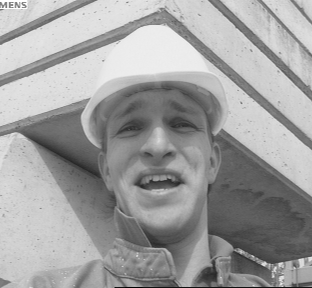
%> input picture Deblur Code/Other Deblur Code/CSR/CSR_IR/CSR_IR/Data/TestData/GroundTruth_0023.tif, 312 x 288 px
$ octave Image_deblur_for_blur.m   (GNU Octave 9; MATLAB toolbox functions it lacks are replaced by stand-ins)
%> lines starting %> are read from the running program, lines starting %| are printed output that depends on the picture; in (x1, y1, x2, y2) boxes, pixels count from 0 and x2, y2 are one past the last pixel; in counts of white or black regions, pixels touching at a corner belong together; the program's own positions count from 1; long printed decimals are rounded
### Deblur Code/Other Deblur Code/CSR/CSR_IR/CSR_IR/Utilities/Generate_blur_image_for_blur.m
function [imout fft_h] = Generate_blur_image_for_blur(im, Blur_type, Blur_par, nSig, seed)

[h w ch] =  size(im);

if Blur_type==1
    psf      =  ones(Blur_par)/(Blur_par*Blur_par);
    fft_h    =  zeros(h,w);
    t        =  floor( size(psf,1)/2 );
    fft_h(h/2+1-t:h/2+1+t,w/2+1-t:w/2+1+t)  = psf;
    fft_h    =  fft2(fftshift(fft_h));
else
    % [17 lines of commented-out code are left out]

    psf=fspecial('gaussian', 25, Blur_par);
    fft_h    =  zeros(h,w);
    t        =  floor( size(psf,1)/2 );
    fft_h(h/2+1-t:h/2+1+t,w/2+1-t:w/2+1+t)  = psf;
    fft_h    =  fft2(fftshift(fft_h));

% [13 lines of commented-out code are left out]

end

% [22 lines of commented-out code are left out]

imout = im;

### Deblur Code/Other Deblur Code/CSR/CSR_IR/CSR_IR/Utilities/CSR_Deblurring.m
% =========================================================================
% CSR-based image deblurring, Version 1.0
% Copyright(c) 2011 Weisheng Dong, Lei Zhang, Guangming Shi
% All Rights Reserved.
%
% ----------------------------------------------------------------------
% Permission to use, copy, or modify this software and its documentation
% for educational and research purposes only and without fee is here
% granted, provided that this copyright notice and the original authors'
% names appear on all copies and supporting documentation. This program
% shall not be used, rewritten, or adapted as the basis of a commercial
% software or hardware product without first obtaining permission of the
% authors. The authors make no representations about the suitability of
% this software for any purpose. It is provided "as is" without express
% or implied warranty.
%----------------------------------------------------------------------
%
% This is an implementation of the algorithm for non-blind image deblurring
%
% Please refer to the following paper if you use this code:
%
% Weisheng Dong, Lei Zhang, Guangming Shi,"Centralized sparse
% representation for image restoration", to appear in IEEE Int. Conf.
% Computer Vision (ICCV), 2011.
%
%--------------------------------------------------------------------------
function [im_out PSNR SSIM]   =  CSR_Deblurring( par )
time0         =   clock;
bim           =   par.bim;
[h  w ch]     =   size(bim);

par.step      =   2;
par.win       =   6;
par.h         =   h;
par.w         =   w;
par.cls_num   =   64;
par.hp        =   80;
par.s1        =   22;
dim           =   uint8(zeros(h, w, ch));
ori_im        =   zeros(h,w);

if  ch == 3
    b_im           =   rgb2ycbcr( uint8(bim) );
    dim(:,:,2)     =   b_im(:,:,2);
    dim(:,:,3)     =   b_im(:,:,3);
    b_im           =   double( b_im(:,:,1));
    if isfield(par, 'I')
        ori_im         =   rgb2ycbcr( uint8(par.I) );
        ori_im         =   double( ori_im(:,:,1));
    end
else
    b_im           =   bim;
    if isfield(par, 'I')
        ori_im             =   par.I;
    end
end
disp(sprintf('The PSNR of the blurred image = %f \n', csnr(b_im(1:h,1:w), ori_im, 0, 0) ));

d_im    =  Deblurring(b_im, par, ori_im, b_im, 0, 4);
d_im    =  Deblurring(b_im, par, ori_im, d_im, 1, 2);

if isfield(par,'I')
   [h w ch]  =  size(par.I);
   PSNR      =  csnr( d_im(1:h,1:w), ori_im, 0, 0 );
   SSIM      =  cal_ssim( d_im(1:h,1:w), ori_im, 0, 0 );
end

if ch==3
    dim(:,:,1)   =  uint8(d_im);
    im_out       =  double(ycbcr2rgb( dim ));
else
    im_out  =  d_im;
end
disp(sprintf('Total elapsed time = %f min\n', (etime(clock,time0)/60) ));
return;


function  d_im     =   Deblurring(b_im, par, ori_im, d_im0, flag, K)
d_im       =   b_im;
[h1 w1]    =   size(ori_im);
b2         =   par.win*par.win;
lam        =   zeros(0);
gam        =   zeros(0);
fft_h      =   par.fft_h;
Y_f        =   fft2(b_im);
A_f        =   conj(fft_h).*Y_f;
H2_f       =   abs(fft_h).^2;
cnt        =   0;
if  flag==1
     d_im    =  d_im0;
end

for k    =  1:K
    Dict        =   KMeans_PCA( d_im, par, par.cls_num );
    Dict.D0     =   dctmtx(b2);

    [blk_arr wei_arr]    =   Block_matching( d_im, par);

    if flag==1
        [lam, gam]    =   Sparsity_estimation( d_im, par, Dict, blk_arr, wei_arr );
    end
    Reg          =   @(x)CSR_Regularization(x, par, Dict, blk_arr, wei_arr, lam, gam, flag );
    f            =   d_im;

    for  iter    =   1 : par.iters
        cnt      =   cnt  +  1;
        f_pre    =   f;

        if (mod(cnt, 40) == 0)
            if isfield(par,'I')
                PSNR     =  csnr( f(1:h1,1:w1), ori_im, 0, 0 );
                fprintf( 'CSR deblurring: iter. %d : PSNR = %f\n', cnt, PSNR );
            end
        end

        for  i  =  1 : 3
            im_f     =   fft2((f_pre));
            Z_f      =   im_f + (A_f - H2_f.*im_f)./(H2_f + par.eps2);
            z        =   real(ifft2((Z_f)));
            f_pre    =   max(min(z,255),0);
        end
        f        =  Reg( f_pre );
    end
    d_im   =  f;
end


% [75 lines left out: function Sparsity_estimation, not called in this run]

### Deblur Code/Other Deblur Code/CSR/CSR_IR/CSR_IR/Utilities/csnr.m
function s=csnr(A,B,row,col)

[n,m,ch]=size(A);

if ch==1
   e=A-B;
   e=e(row+1:n-row,col+1:m-col);
   me=mean(mean(e.^2));
   s=10*log10(255^2/me);
else
   e=A-B;
   e=e(row+1:n-row,col+1:m-col,:);
   e1=e(:,:,1);e2=e(:,:,2);e3=e(:,:,3);
   me1=mean(mean(e1.^2));
   me2=mean(mean(e2.^2));
   me3=mean(mean(e3.^2));
   mse=(me1+me2+me3)/3;
   s  = 10*log10(255^2/mse);
%    s(1)=10*log10(255^2/me1);
%    s(2)=10*log10(255^2/me2);
%    s(3)=10*log10(255^2/me3);
end


return;

### Deblur Code/Other Deblur Code/CSR/CSR_IR/CSR_IR/Utilities/KMeans_PCA.m
% =========================================================================
% CSR-based image restoration, Version 1.0
% Copyright(c) 2011 Weisheng Dong, Lei Zhang, Guangming Shi
% All Rights Reserved.
%
% ----------------------------------------------------------------------
% Permission to use, copy, or modify this software and its documentation
% for educational and research purposes only and without fee is here
% granted, provided that this copyright notice and the original authors'
% names appear on all copies and supporting documentation. This program
% shall not be used, rewritten, or adapted as the basis of a commercial
% software or hardware product without first obtaining permission of the
% authors. The authors make no representations about the suitability of
% this software for any purpose. It is provided "as is" without express
% or implied warranty.
%----------------------------------------------------------------------
%
% This is an implementation of the algorithm for iterative PCA
%
% Please refer to the following paper if you use this code:
%
% Weisheng Dong, Lei Zhang, Guangming Shi,"Centralized sparse
% representation for image restoration", to appear in IEEE Int. Conf.
% Computer Vision (ICCV), 2011.
%
%--------------------------------------------------------------------------
function  Dict   =  KMeans_PCA( im, par, cls_num )
b         =   par.win;
psf       =   fspecial('gauss', par.win+2, par.sigma);
[Y, X]    =   Get_patches(im, b, psf, 1, 1);
for i=2:2:6
   [Ys, Xs]   =   Get_patches(im, b, psf, 1, 0.8^i);
   Y          =   [Y Ys];
   X          =   [X Xs];
end

delta       =   sqrt(par.nSig^2+16);
v           =   sqrt( mean( Y.^2 ) );
[a, i0]     =   find( v<delta );
D0          =   getpca( X(:, i0), par.nSig );
set         =   1:size(Y, 2);
set(i0)     =   [];
Y           =   Y(:,set);
X           =   X(:,set);
itn         =   13;
rand('seed',0);

[cls_idx, vec, cls_num]   =  My_kmeans(Y, cls_num, itn);
vec   =  vec';

% Compute the PCA basis for eacl cluster
[s_idx, seg]   =  Proc_cls_idx( cls_idx );
PCA_D          =  zeros(b^4, cls_num);
for  i  =  1 : length(seg)-1
    idx    =   s_idx(seg(i)+1:seg(i+1));
    cls    =   cls_idx(idx(1));
    X1     =   X(:, idx);

    [P, mx]   =  getpca(X1, par.nSig);
    PCA_D(:,cls)    =  P(:);
end

% Assign each patch a PCA dictionary
[Y, X]      =   Get_patches(im, b, psf, par.step, 1);
cls_idx     =   zeros(size(X, 2), 1);

v           =   sqrt( mean( Y.^2 ) );
[a, ind]    =   find( v<delta );
set         =   1:size(X, 2);
set(ind)    =   [];
L           =   size(set,2);
vec         =   vec';
b2          =   size(Y, 1);

for j = 1 : L
    dis   =   vec(:, 1) -  Y(1, set(j));
    for i = 2 : b2
        dis  =  dis + (vec(:, i)-Y(i, set(j))).^2;
    end
    [val ind]      =   min( dis );
    cls_idx( set(j) )   =   ind;
end
[s_idx, seg]    =   Proc_cls_idx( cls_idx );
Dict.PCA_D      =   PCA_D;
Dict.cls_idx    =   cls_idx;
Dict.s_idx      =   s_idx;
Dict.seg        =   seg;
Dict.D0         =   D0;


function  [Py  Px]  =  Get_patches( im, b, psf, s, scale )
im        =  imresize( im, scale, 'bilinear' );

[h w ch]   =  size(im);
ws         =  floor( size(psf,1)/2 );
if  ch==3
    lrim      =  rgb2ycbcr( uint8(im) );
    im        =  double( lrim(:,:,1));
end

lp_im     =  conv2( psf, im );
lp_im     =  lp_im(ws+1:h+ws, ws+1:w+ws);
hp_im     =  im - lp_im;
N         =  h-b+1;
M         =  w-b+1;
r         =  [1:s:N];
r         =  [r r(end)+1:N];
c         =  [1:s:M];
c         =  [c c(end)+1:M];
L         =  length(r)*length(c);
Py        =  zeros(b*b, L, 'single');
Px        =  zeros(b*b, L, 'single');

k    =  0;
for i  = 1:b
    for j  = 1:b
        k       =  k+1;
        blk     =  hp_im(r-1+i,c-1+j);
        Py(k,:) =  blk(:)';
        blk     =  im(r-1+i,c-1+j);
        Px(k,:) =  blk(:)';
    end
end


% [39 lines left out: function My_kmeans, not called in this run]

### Deblur Code/Other Deblur Code/CSR/CSR_IR/CSR_IR/Image_deblur_for_blur.m
% =========================================================================
% CSR-based image deblurring, Version 1.0
% Copyright(c) 2011 Weisheng Dong, Lei Zhang, Guangming Shi
% All Rights Reserved.
%
% ----------------------------------------------------------------------
% Permission to use, copy, or modify this software and its documentation
% for educational and research purposes only and without fee is here
% granted, provided that this copyright notice and the original authors'
% names appear on all copies and supporting documentation. This program
% shall not be used, rewritten, or adapted as the basis of a commercial
% software or hardware product without first obtaining permission of the
% authors. The authors make no representations about the suitability of
% this software for any purpose. It is provided "as is" without express
% or implied warranty.
%----------------------------------------------------------------------
%
% This is an implementation of the algorithm for non-blind image deblurring
%
% Please refer to the following paper if you use this code:
%
% Weisheng Dong, Lei Zhang, and Guangming Shi,
% "Centralized sparse representation for image restoration",
% in IEEE Int. Conf. Computer Vision (ICCV), 2011.
%
%--------------------------------------------------------------------------
clc;
clear;
addpath('Utilities');

blur_type          =    1;          % 1: uniform blur kernel;  2: Gaussian blur kernel;
if blur_type == 1                   % When blur_type = 1, blur_par denotes the kernel size; When blur_type = 2, blur_par denotes the standard variance of Gaussian kernel
    blur_par       =    3;          % the default blur kernel size is 9 for uniform blur;
else
    blur_par       =    1.6;        % the default standard deviation of Gaussian blur kernel is 3
end
nSig               =    sqrt(2);    % The standard variance of the additive Gaussian noise;
out_dir            =    'Data\TestData\';
im_true_dir        =    'Data\TestData\';
im_true_name       =    'GroundTruth_0023.tif';
im_blur_dir        =    'Data\TestData\';
im_blur_name       =    'foreman_Proposed_SR_23.tif';


if blur_type==1
    if nSig<2
        par.t1        =   0.06*nSig^2;
        par.c1        =   0.07*nSig^2;    % 0.08*nSig^2;
        par.t2        =   0.19*nSig^2;
        par.c2        =   0.56*nSig^2;    %0.5*nSig^2;
        par.eps2      =   0.31;
    else
        par.t1        =   0.04*nSig^2;
        par.c1        =   0.06*nSig^2;
        par.t2        =   0.17*nSig^2;
        par.c2        =   0.45*nSig^2;
        par.eps2      =   0.32;
    end
else
    par.t1        =   0.03*nSig^2;
    par.c1        =   0.04*nSig^2;
    par.t2        =   0.12*nSig^2;
    par.c2        =   0.36*nSig^2;
    par.eps2      =   0.31;
end
par.nSig      =   nSig;                                % Std variance of Gassian noise
par.iters     =   160;
par.nblk      =   12;
par.sigma     =   1.4;
par.eps       =   0.3;

par.I                  =   double( imread(fullfile(im_true_dir, im_true_name)) );
%> par.I: size 288x312 double; min 0, max 255, mean 159; mean of the top-left, top-right, bottom-left and bottom-right quarters 181.9, 177.1, 156.6, 120.3
bI                     =   double( imread(fullfile(im_blur_dir, im_blur_name)) );
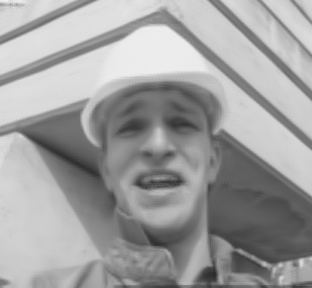
%> input picture Deblur Code/Other Deblur Code/CSR/CSR_IR/CSR_IR/Data/TestData/foreman_Proposed_SR_23.tif, 312 x 288 px
%> bI: size 288x312 double; min 36, max 242, mean 158.8; mean of the top-left, top-right, bottom-left and bottom-right quarters 181.6, 176.9, 156.5, 120.2
figure(1); imshow(uint8(bI));
[par.bim par.fft_h]    =   Generate_blur_image_for_blur(bI, blur_type, blur_par, par.nSig);
%> in Generate_blur_image_for_blur, `fft_h(h/2+1-t:h/2+1+t,w/2+1-t:w/2+1+t)  = psf;`:
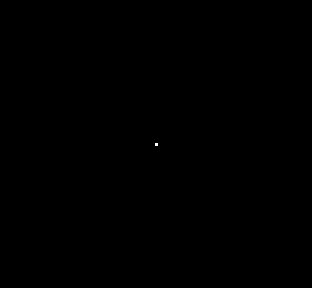
%> fft_h: size 288x312 double; values 0 (black) and 0.111 (white), 0.01% white in thin lines or dots, all inside (x1, y1, x2, y2) = (155, 143, 158, 146)
[im PSNR SSIM]         =   CSR_Deblurring( par );
%> in csnr, `e=A-B;`:
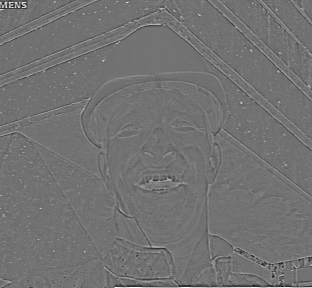
%> e: size 288x312 double; min -93, max 113, mean -0.2; drawn with min black and max white
%> in csnr, `me=mean(mean(e.^2));`: me = 75.39
%> in csnr, `s=10*log10(255^2/me);`: s = 29.36
%| The PSNR of the blurred image = 29.358
%> in Deblurring, `b2         =   par.win*par.win;`: b2 = 36
%> in Deblurring, `H2_f       =   abs(fft_h).^2;`:
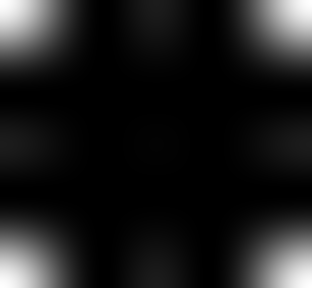
%> H2_f: size 288x312 double; min 0, max 1, mean 0.111
%> the loop in Deblurring, `for k    =  1:K` made 1 pass
%> (b in KMeans_PCA, delta in KMeans_PCA) on pass 1: (6, 4.24)
%> pass 1, in Get_patches, `lp_im     =  conv2( psf, im );`:
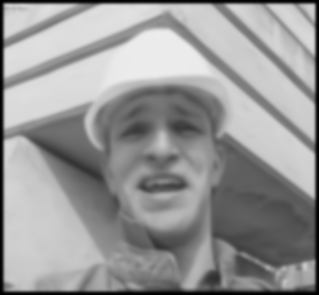
%> lp_im: size 295x319 double; min 0.0153, max 236.5, mean 151.6
%> pass 1, in Get_patches, `lp_im     =  lp_im(ws+1:h+ws, ws+1:w+ws);`:
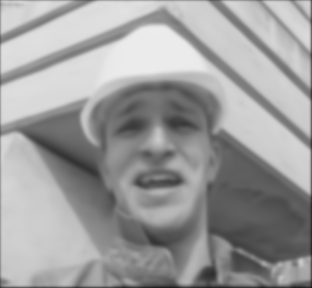
%> lp_im: size 288x312 double; min 24.14, max 236.5, mean 157.4
%> pass 1, in Get_patches, `hp_im     =  im - lp_im;`:
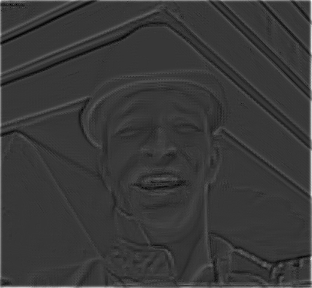
%> hp_im: size 288x312 double; min -36.58, max 131.3, mean 1.4; drawn with min black and max white
%> the run ends on the next line
